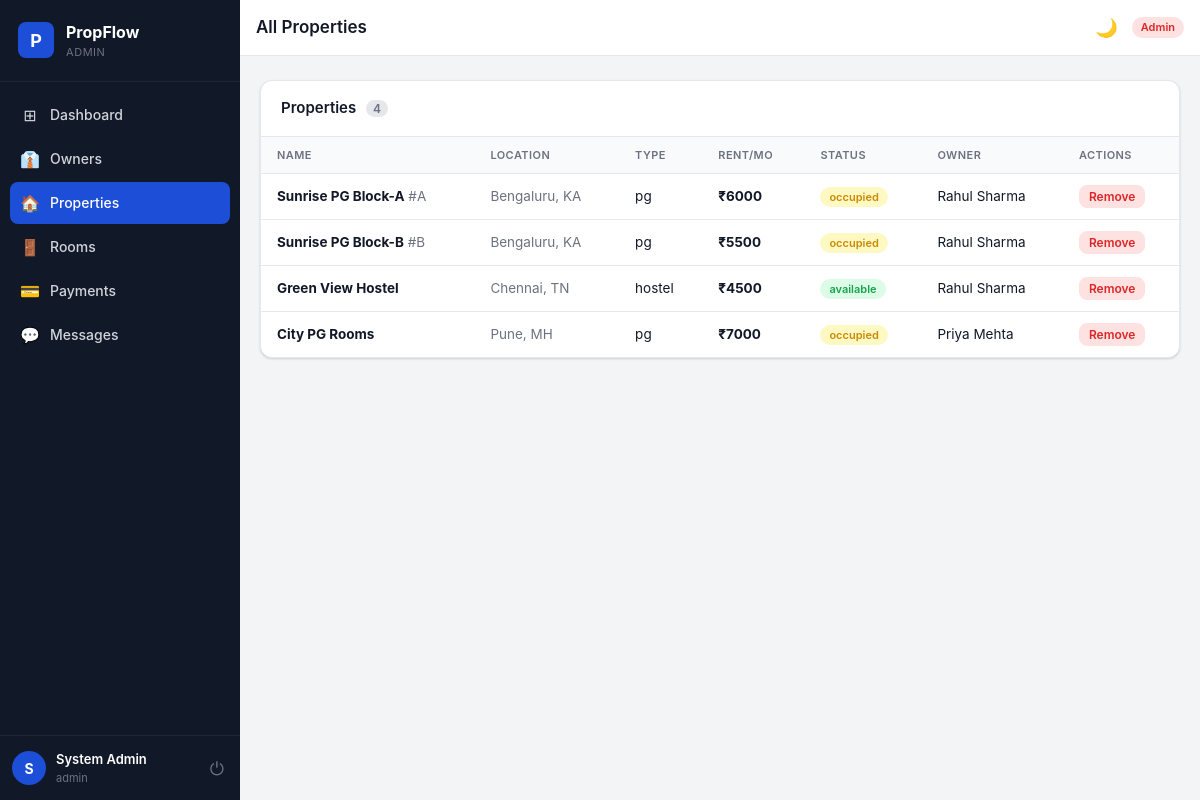
The page /admin/properties (signed in) on the database as committed earlier.
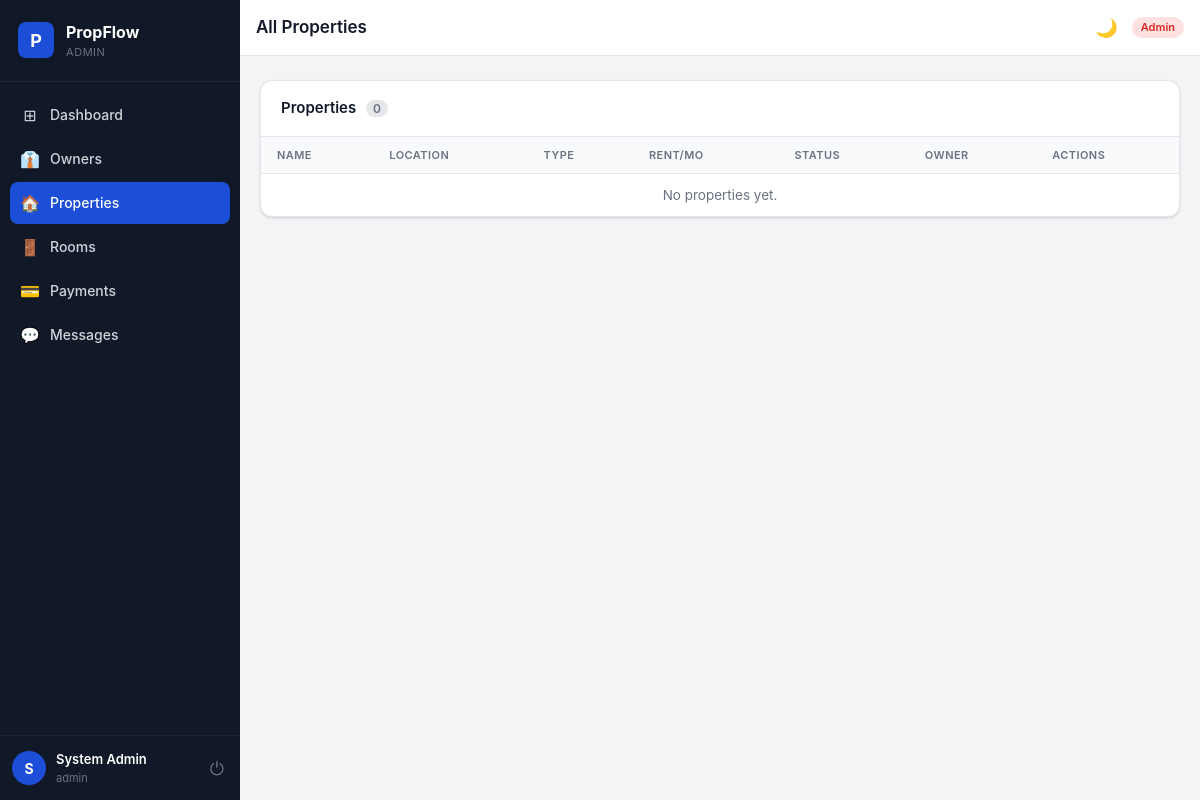
The same page on the database as committed later.
### models.py (models this page shows, shortened)
class Property(db.Model):
    __tablename__ = "properties"
    id            = db.Column(db.Integer, primary_key=True)
    name          = db.Column(db.String(200), nullable=False)
    address       = db.Column(db.Text,        nullable=False)
    city          = db.Column(db.String(100), nullable=False)
    state         = db.Column(db.String(50),  nullable=True)
    zip_code      = db.Column(db.String(20),  nullable=True)
    unit_number   = db.Column(db.String(50),  nullable=True)
    property_type = db.Column(db.String(50),  default="apartment")
    bedrooms      = db.Column(db.Integer,     nullable=True)
    bathrooms     = db.Column(db.Integer,     nullable=True)
    area_sqft     = db.Column(db.Float,       nullable=True)
    monthly_rent  = db.Column(db.Numeric(10, 2), nullable=False)
    description   = db.Column(db.Text,        nullable=True)
    status        = db.Column(db.String(20),  default="available", nullable=False)
    owner_id      = db.Column(db.Integer,
                               db.ForeignKey("users.id", ondelete="CASCADE"),
                               nullable=False)
    is_deleted    = db.Column(db.Boolean, default=False, nullable=False)
    created_at    = db.Column(db.DateTime, default=now_utc)
    updated_at    = db.Column(db.DateTime, default=now_utc, onupdate=now_utc)
    owner    = db.relationship("User",           back_populates="properties", foreign_keys=[owner_id])
    tenants  = db.relationship("PropertyTenant", back_populates="property",   lazy="dynamic")
    payments = db.relationship("Payment",        back_populates="property",   lazy="dynamic")
    rooms    = db.relationship("Room",           back_populates="prop",       lazy="dynamic")
    __table_args__ = (
        Index("ix_properties_owner_id",  "owner_id"),
        Index("ix_properties_status",    "status"),
    )

class User(UserMixin, db.Model):
    __tablename__ = "users"
    id            = db.Column(db.Integer, primary_key=True)
    phone         = db.Column(db.String(30),  unique=True, nullable=False)
    full_name     = db.Column(db.String(150), nullable=False)
    password_hash = db.Column(db.String(255), nullable=False)
    role          = db.Column(db.String(10),  nullable=False, default="tenant")  # admin|owner|tenant
    is_active     = db.Column(db.Boolean, default=True,  nullable=False)
    owner_id      = db.Column(db.Integer,
                               db.ForeignKey("users.id", ondelete="SET NULL"),
                               nullable=True)
    created_at    = db.Column(db.DateTime, default=now_utc, nullable=False)
    updated_at    = db.Column(db.DateTime, default=now_utc, onupdate=now_utc, nullable=False)
    owned_tenants     = db.relationship(
        "User", foreign_keys=[owner_id],
        backref=db.backref("owner_user", remote_side=[id]),
        lazy="dynamic"
    )
    properties        = db.relationship("Property",       back_populates="owner",
                                        foreign_keys="Property.owner_id",    lazy="dynamic")
    tenancies         = db.relationship("PropertyTenant", back_populates="tenant",
                                        foreign_keys="PropertyTenant.tenant_id", lazy="dynamic")
    payments          = db.relationship("Payment",        back_populates="tenant",
                                        foreign_keys="Payment.tenant_id",    lazy="dynamic")
    notifications     = db.relationship("Notification",   back_populates="user",   lazy="dynamic")
    sent_messages     = db.relationship("Message", back_populates="sender",
                                        foreign_keys="Message.sender_id",    lazy="dynamic")
    received_messages = db.relationship("Message", back_populates="receiver",
                                        foreign_keys="Message.receiver_id",  lazy="dynamic")
    room_assignments  = db.relationship("RoomTenant", back_populates="tenant",
                                        foreign_keys="RoomTenant.tenant_id", lazy="dynamic")
    __table_args__ = (
        Index("ix_users_phone", "phone"),
        Index("ix_users_role",  "role"),
        Index("ix_users_owner_role", "owner_id", "role"),
    )

### routes/admin.py (the view)
@admin_bp.route("/properties")
@login_required
@role_required("admin")
def properties():
    props  = Property.query.filter_by(is_deleted=False).order_by(Property.created_at.desc()).all()
    owners = User.query.filter_by(role="owner", is_active=True).all()
    return render_template("admin/properties.html", properties=props, owners=owners)

### routes/__init__.py (called while the page is built)
def role_required(*roles):
    def decorator(f):
        @wraps(f)
        def decorated(*args, **kwargs):
            if not current_user.is_authenticated:
                if request.path.startswith("/api/") or request.is_json:
                    return jsonify({"error": "Login required"}), 401
                return redirect(url_for("auth.login"))
            if current_user.role not in roles:
                if request.path.startswith("/api/") or request.is_json:
                    return jsonify({"error": "Access denied"}), 403
                abort(403)
            return f(*args, **kwargs)
        return decorated
    return decorator

### templates/admin/properties.html (shortened to what this page needs)
{% extends "base.html" %}
{% block page_title %}All Properties{% endblock %}
{% block content %}
<div class="card">
  <div class="card-header">
    <h2>Properties <span class="badge-count">{{ properties|length }}</span></h2>
  </div>
  <div class="table-wrap">
    <table class="table">
      <thead><tr><th>Name</th><th>Location</th><th>Type</th><th>Rent/mo</th><th>Status</th><th>Owner</th><th>Actions</th></tr></thead>
      <tbody>
        {% for p in properties %}
        <tr>
          <td><strong>{{ p.name }}</strong>{% if p.unit_number %} <span class="text-muted">#{{ p.unit_number }}</span>{% endif %}</td>
          <td class="text-muted">{{ p.city }}{% if p.state %}, {{ p.state }}{% endif %}</td>
          <td>{{ p.property_type }}</td>
          <td><strong>₹{{ "%.0f"|format(p.monthly_rent) }}</strong></td>
          <td><span class="badge badge-{{ 'completed' if p.status=='available' else 'pending' if p.status=='occupied' else 'overdue' }}">{{ p.status }}</span></td>
          <td>{{ p.owner.full_name if p.owner else '—' }}</td>
          <td>
            <form method="POST" action="{{ url_for('admin.delete_property', pid=p.id) }}" onsubmit="return confirm('Remove property?')">
              <button class="btn btn-danger btn-xs">Remove</button>
            </form>
          </td>
        </tr>
        {% else %}
        <tr><td colspan="7" class="text-center text-muted py-32">No properties yet.</td></tr>
        {% endfor %}
      </tbody>
    </table>
  </div>
</div>
{% endblock %}

Rows that differ between the two databases and show on the page:
no longer on this page (row edited): Property: name "Sunrise PG Block-A", unit_number "A", city "Bengaluru", state "KA", property_type "pg", monthly_rent "6000", status "occupied", owner "Rahul Sharma"
no longer on this page (row edited): Property: name "Sunrise PG Block-B", unit_number "B", city "Bengaluru", state "KA", property_type "pg", monthly_rent "5500", status "occupied", owner "Rahul Sharma"
no longer on this page (row edited): Property: name "Green View Hostel", city "Chennai", state "TN", property_type "hostel", monthly_rent "4500", status "available", owner "Rahul Sharma"
no longer on this page (row edited): Property: name "City PG Rooms", city "Pune", state "MH", property_type "pg", monthly_rent "7000", status "occupied", owner "Priya Mehta"
Other text that changed with them:
{{ properties|length }}: "4" → "0"
text now shown: "No properties yet."
